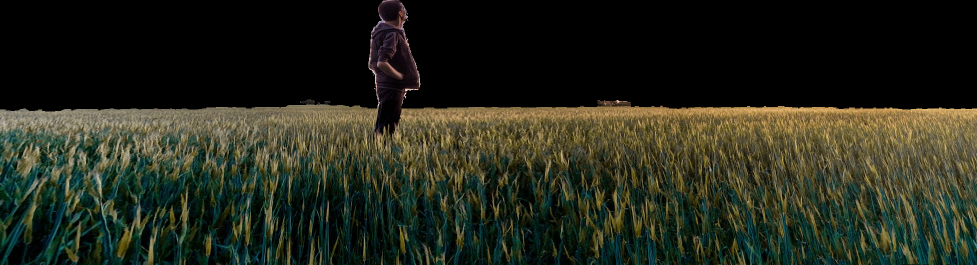
#> input picture banner/assets/man_horizon_wider.png, 1954 x 530 px (shown at 1/2 size)
$ python dither_man.py
#> lines starting #> are read from the running program, lines starting #| are printed output that depends on the picture; after the words box and inside, x2 and y2 are one past the last pixel; in counts of white or black regions, pixels touching at a corner belong together
import cv2
import numpy as np


class ditherModule:
    def dither(self, img, method="floyd-steinberg", resize=False):
        if resize:
            img = cv2.resize(
                img,
                (int(0.5 * (np.shape(img)[1])), int(0.5 * (np.shape(img)[0]))),
            )
        if method == "simple2D":
            img = cv2.copyMakeBorder(img, 1, 1, 1, 1, cv2.BORDER_REPLICATE)
            rows, cols = np.shape(img)
            out = cv2.normalize(img.astype("float"), None, 0.0, 1.0, cv2.NORM_MINMAX)
            for i in range(1, rows - 1):
                for j in range(1, cols - 1):
                    # threshold step
                    if out[i][j] > 0.5:
                        err = out[i][j] - 1
                        out[i][j] = 1
                    else:
                        err = out[i][j]
                        out[i][j] = 0

                    # error diffusion step
                    out[i][j + 1] = out[i][j + 1] + (0.5 * err)
                    out[i + 1][j] = out[i + 1][j] + (0.5 * err)

            return out[1 : rows - 1, 1 : cols - 1]

        elif method == "floyd-steinberg":
            img = cv2.copyMakeBorder(img, 1, 1, 1, 1, cv2.BORDER_REPLICATE)
            rows, cols = np.shape(img)
            out = cv2.normalize(img.astype("float"), None, 0.0, 1.0, cv2.NORM_MINMAX)
            for i in range(1, rows - 1):
                for j in range(1, cols - 1):
                    # threshold step
                    if out[i][j] > 0.5:
                        err = out[i][j] - 1
                        out[i][j] = 1
                    else:
                        err = out[i][j]
                        out[i][j] = 0

                    # error diffusion step
                    out[i][j + 1] = out[i][j + 1] + ((7 / 16) * err)
                    out[i + 1][j - 1] = out[i + 1][j - 1] + ((3 / 16) * err)
                    out[i + 1][j] = out[i + 1][j] + ((5 / 16) * err)
                    out[i + 1][j + 1] = out[i + 1][j + 1] + ((1 / 16) * err)

            return out[1 : rows - 1, 1 : cols - 1]

        elif method == "jarvis-judice-ninke":
            img = cv2.copyMakeBorder(img, 2, 2, 2, 2, cv2.BORDER_REPLICATE)
            rows, cols = np.shape(img)
            out = cv2.normalize(img.astype("float"), None, 0.0, 1.0, cv2.NORM_MINMAX)
            for i in range(2, rows - 2):
                for j in range(2, cols - 2):
                    # threshold step
                    if out[i][j] > 0.5:
                        err = out[i][j] - 1
                        out[i][j] = 1
                    else:
                        err = out[i][j]
                        out[i][j] = 0

                    # error diffusion step
                    out[i][j + 1] = out[i][j + 1] + ((7 / 48) * err)
                    out[i][j + 2] = out[i][j + 2] + ((5 / 48) * err)

                    out[i + 1][j - 2] = out[i + 1][j - 2] + ((3 / 48) * err)
                    out[i + 1][j - 1] = out[i + 1][j - 1] + ((5 / 48) * err)
                    out[i + 1][j] = out[i + 1][j] + ((7 / 48) * err)
                    out[i + 1][j + 1] = out[i + 1][j + 1] + ((5 / 48) * err)
                    out[i + 1][j + 2] = out[i + 1][j + 2] + ((3 / 48) * err)

                    out[i + 2][j - 2] = out[i + 2][j - 2] + ((1 / 48) * err)
                    out[i + 2][j - 1] = out[i + 2][j - 1] + ((3 / 48) * err)
                    out[i + 2][j] = out[i + 2][j] + ((5 / 48) * err)
                    out[i + 2][j + 1] = out[i + 2][j + 1] + ((3 / 48) * err)
                    out[i + 2][j + 2] = out[i + 2][j + 2] + ((1 / 48) * err)

            return out[2 : rows - 2, 2 : cols - 2]

        else:
            raise TypeError(
                'specified method does not exist. available methods = "simple2D", "floyd-steinberg(default)", "jarvis-judice-ninke"'
            )


def dither(img, method="floyd-steinberg", resize=False):
    dither_object = ditherModule()
    out = dither_object.dither(img, method, resize)
    return out


def resize_image(img, scale_ratio):
    img_resized = cv2.resize(
        img, None, fx=scale_ratio, fy=scale_ratio, interpolation=cv2.INTER_CUBIC
    )

    return img_resized


def crop_image(img, left, bottom):
    return img[:-bottom, left:]


if __name__ == "__main__":
    img = cv2.imread("./assets/man_horizon_wider.png")
#> img is the input picture: shape (530, 1954, 3); mean B, G, R 27.3, 40, 37

    mask = (img.sum(axis=2) != 0).astype(np.uint8)
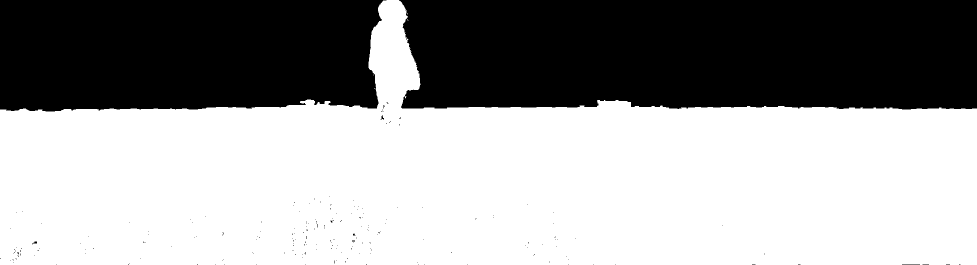
#> mask: shape (530, 1954) (shown at 1/2 size); values 0 (black) and 1 (white), 60.8% white; 208 black regions (203 under 20 px), largest, box (x1, y1, x2, y2) and area: (798, 0, 1954, 219) 243381, (0, 0, 773, 223) 161592, (1804, 529, 1840, 530) 36, (761, 230, 768, 239) 28, (65, 483, 74, 489) 28
    # Clean up a bit the mask
    mask = cv2.dilate(mask, np.ones((3, 3)))
#> mask: shape (530, 1954); values 0 (black) and 1 (white), 61.2% white; 4 black regions (2 under 20 px), largest, box (x1, y1, x2, y2) and area: (800, 0, 1954, 218) 241636, (0, 0, 765, 222) 160348

    img = cv2.cvtColor(img, cv2.COLOR_BGR2GRAY)
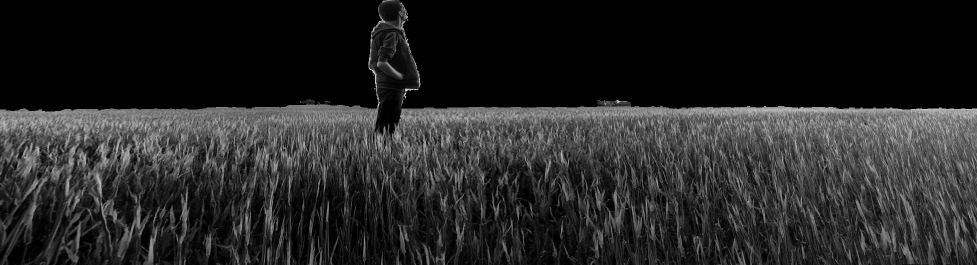
#> img: shape (530, 1954) (shown at 1/2 size); min 0, max 255, mean 37.7

    scale_ratio = 0.7
    img_resized = resize_image(img, scale_ratio)
    mask_resized = resize_image(mask, scale_ratio)
#> in resize_image (call 2), `img_resized = cv2.resize( img, None, fx=scale_ratio, fy=scale_ratio, i..`: img_resized: shape (371, 1368); values 0 (black) and 1 (white), 61.2% white; 4 black regions (2 under 20 px), largest, box (x1, y1, x2, y2) and area: (560, 0, 1368, 153) 118437, (0, 0, 535, 155) 78590

    dithered_img = dither(img_resized, "jarvis-judice-ninke")
#> after the loop in dither, `for i in range(2, rows - 2):`:
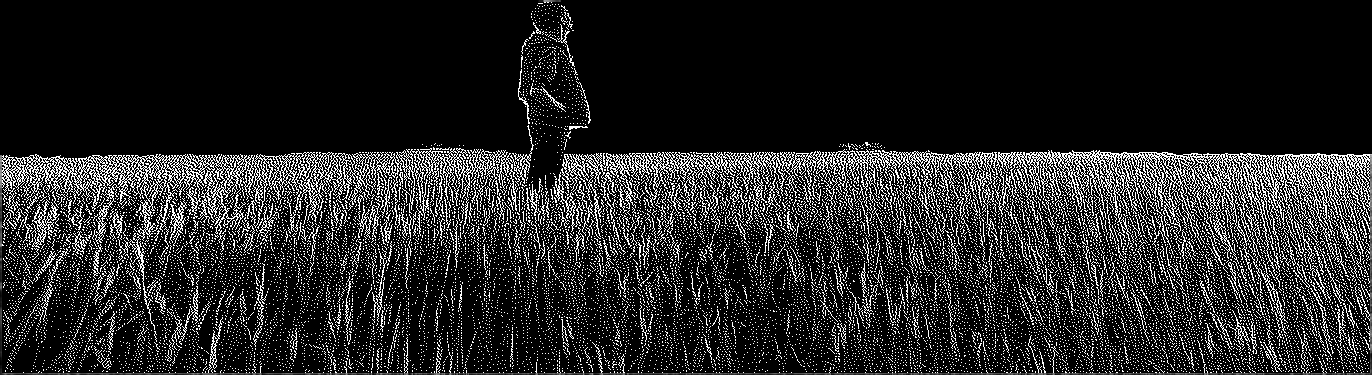
#> out: shape (375, 1372) float64; min -1.52e-108, max 1, mean 0.147; drawn with min black and max white
#> in dither, `return out[2 : rows - 2, 2 : cols - 2]`: returned value: shape (371, 1368) float64; values 0 (black) and 1 (white), 14.7% white in thin lines or dots

    # Remove extraneous image that we don't want
    dithered_img = crop_image(dithered_img, 400, 170)
#> in crop_image, `return img[:-bottom, left:]`:
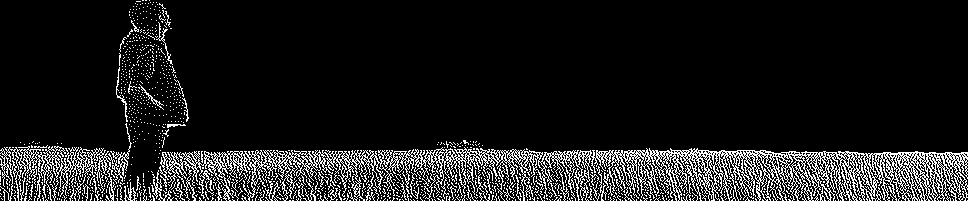
#> returned value: shape (201, 968) float64; values 0 (black) and 1 (white), 11.2% white in thin lines or dots
    mask_resized = crop_image(mask_resized, 400, 170)
#> call 2 of crop_image, with left = 400, bottom = 170
#> in crop_image (call 2), `return img[:-bottom, left:]`:
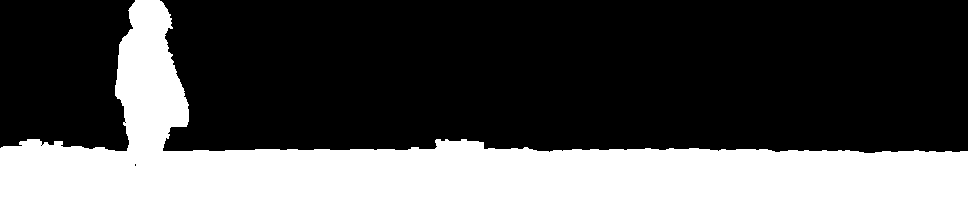
#> returned value: shape (201, 968); values 0 (black) and 1 (white), 29.9% white; 1 white region, box (x1, y1, x2, y2) and area: (0, 0, 968, 201) 58201

    # Top pad the image to get some space above the man to place the hypercube
    expanded_img = np.zeros(
        (
            int(dithered_img.shape[0] * 2.0),
            int(dithered_img.shape[1]),
        ),
        dtype=dithered_img.dtype,
    )
    expanded_mask = np.zeros(
        (
            int(mask_resized.shape[0] * 2.0),
            int(mask_resized.shape[1]),
        ),
        dtype=dithered_img.dtype,
    )

    y_offset = expanded_img.shape[0] - dithered_img.shape[0]
#> y_offset = 201
    expanded_img[
        y_offset : y_offset + dithered_img.shape[0], : dithered_img.shape[1]
    ] = dithered_img
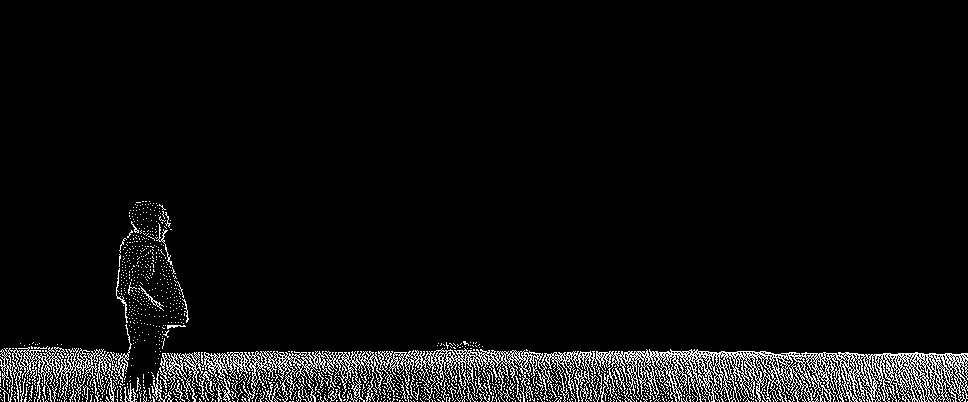
#> expanded_img: shape (402, 968) float64; values 0 (black) and 1 (white), 5.6% white in thin lines or dots, all inside (x1, y1, x2, y2) = (0, 201, 968, 402)
    expanded_mask[
        y_offset : y_offset + mask_resized.shape[0], : mask_resized.shape[1]
    ] = mask_resized
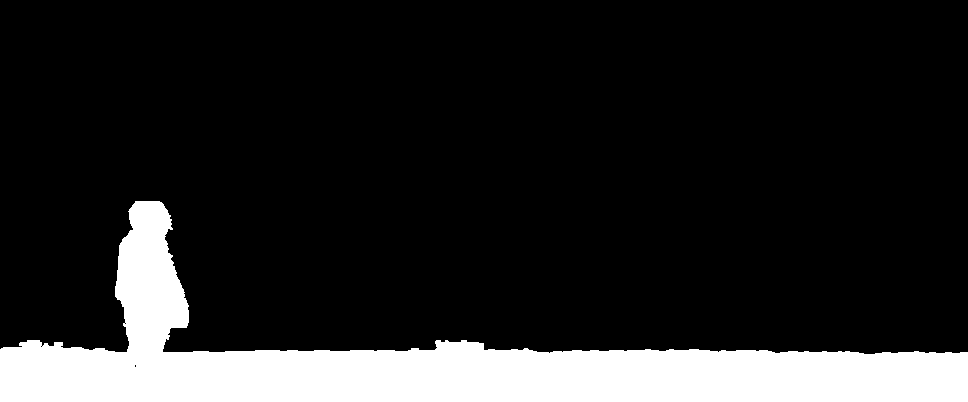
#> expanded_mask: shape (402, 968) float64; values 0 (black) and 1 (white), 15% white; 1 white region, box (x1, y1, x2, y2) and area: (0, 201, 968, 402) 58201

    # invert the image so that image is actually in black
    expanded_img = 255 * (1 - expanded_img.astype(np.int8))
    cv2.imwrite("./assets/dithered_man.png", expanded_img)
    cv2.imwrite("./assets/mask.png", expanded_mask)

$ run again, with banner/assets/man_horizon.png copied over banner/assets/man_horizon_wider.png
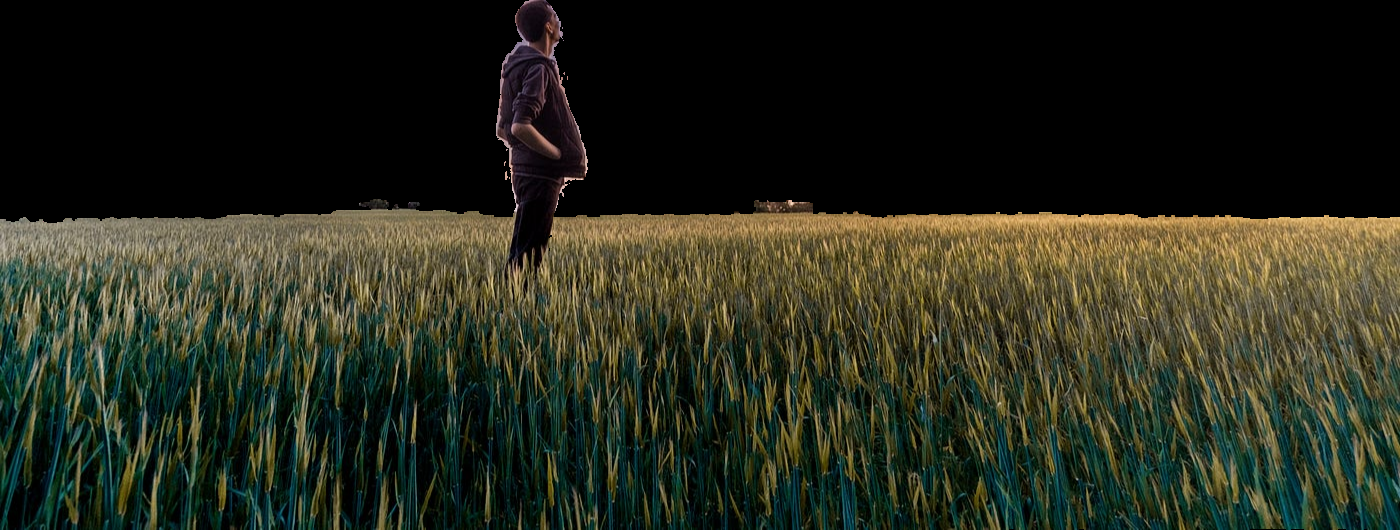
#> input picture banner/assets/man_horizon.png, 1400 x 530 px
#> img is the input picture: shape (530, 1400, 3); mean B, G, R 27.9, 41, 38.5
#> `mask = (img.sum(axis=2) != 0).astype(np.uint8)`:
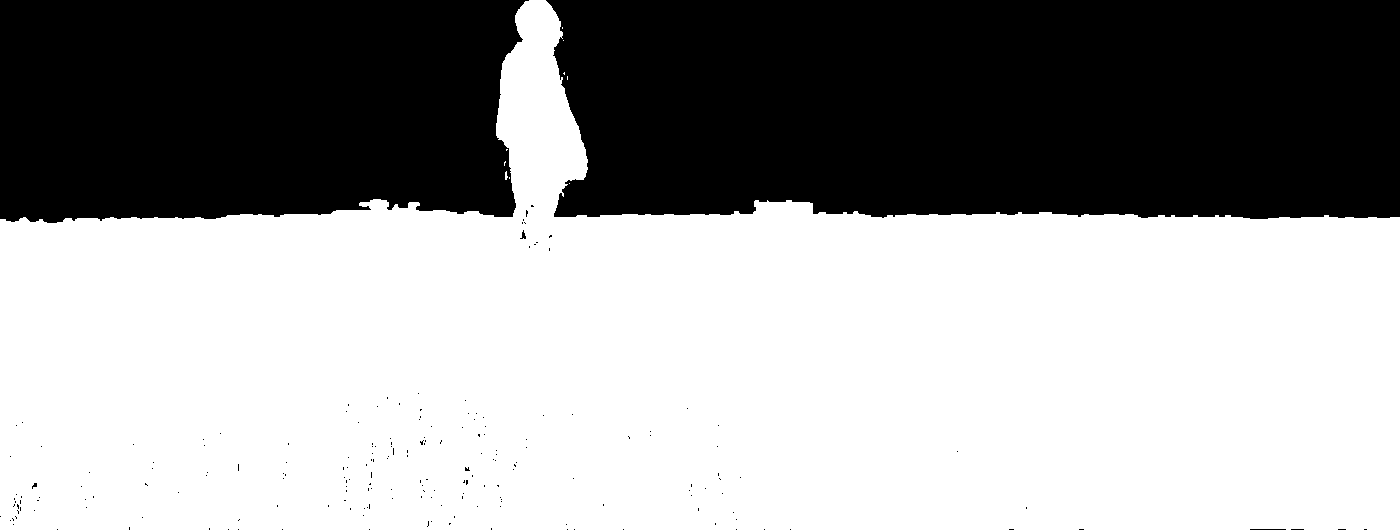
#> mask: shape (530, 1400); values 0 (black) and 1 (white), 61.2% white; 200 black regions (196 under 20 px), largest, box (x1, y1, x2, y2) and area: (546, 0, 1400, 219) 178591, (0, 0, 529, 223) 109040, (1250, 529, 1286, 530) 36, (520, 230, 526, 239) 26
#> img_resized: shape (371, 980); values 0 (black) and 1 (white), 61.6% white; 5 black regions (3 under 20 px), largest, box (x1, y1, x2, y2) and area: (384, 0, 980, 153) 86830, (0, 0, 367, 155) 52933
#> `expanded_mask[ y_offset : y_offset + mask_resized.shape[0], : mask_res..`:
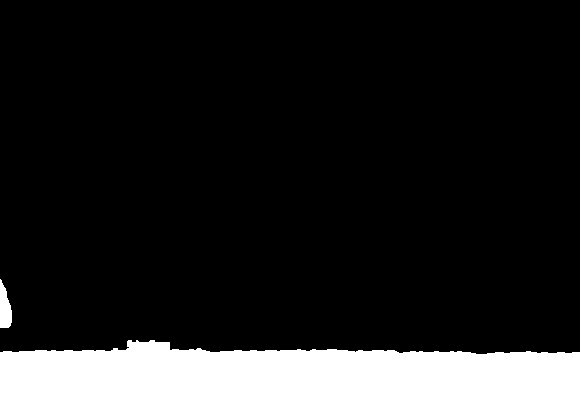
#> expanded_mask: shape (402, 580) float64; values 0 (black) and 1 (white), 13.1% white; 2 white regions, box (x1, y1, x2, y2) and area: (0, 340, 580, 402) 30016, (0, 279, 12, 328) 419
